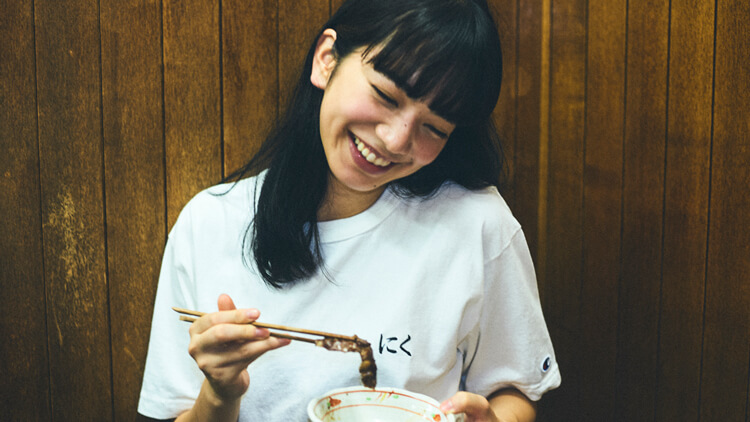
#> input picture sample.jpg, 750 x 422 px
$ python face_detection.py
#> lines starting #> are read from the running program, lines starting #| are printed output that depends on the picture; after the words box and inside, x2 and y2 are one past the last pixel; in counts of white or black regions, pixels touching at a corner belong together
import cv2

# 識別器の読み込み
face_cascade = cv2.CascadeClassifier('haarcascade_frontalface_default.xml')
eye_cascade = cv2.CascadeClassifier('haarcascade_eye.xml')

# 検出対象の読み込み
img = cv2.imread('sample.jpg')
#> img is the input picture: shape (422, 750, 3); mean B, G, R 81.8, 99.2, 109.3
# グレースケールの読み込み
gray = cv2.cvtColor(img, cv2.COLOR_BGR2GRAY)
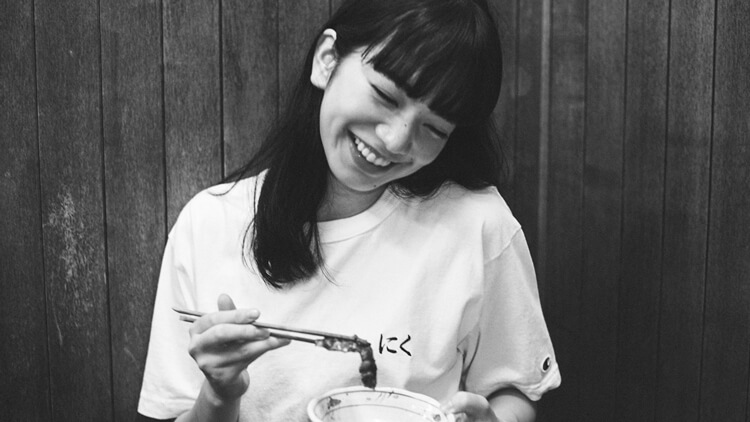
#> gray: shape (422, 750); min 6, max 255, mean 100.3

faces = face_cascade.detectMultiScale(gray)
#> faces = [[308, 80, 116, 116]]
for (x,y,w,h) in faces:
    img = cv2.rectangle(img,(x,y),(x+w,y+h),(255,0,0),2)
    roi_gray = gray[y:y+h, x:x+w]
    roi_color = img[y:y+h, x:x+w]
    eyes = eye_cascade.detectMultiScale(roi_gray)
    for (ex,ey,ew,eh) in eyes:
        cv2.rectangle(roi_color,(ex,ey),(ex+ew,ey+eh),(0,255,0),2)
#> this loop made 1 pass
#> pass 1, `img = cv2.rectangle(img,(x,y),(x+w,y+h),(255,0,0),2)`:
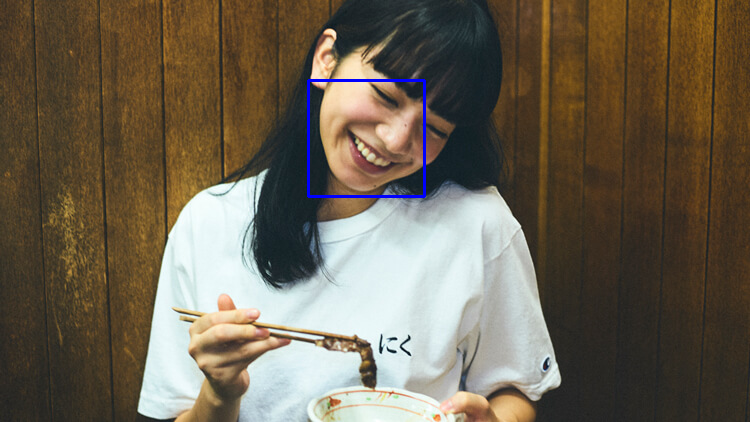
#> img: shape (422, 750, 3); 0.44% of pixels changed, all inside (x1, y1, x2, y2) = (307, 79, 426, 198)
#> pass 1, `roi_gray = gray[y:y+h, x:x+w]`:
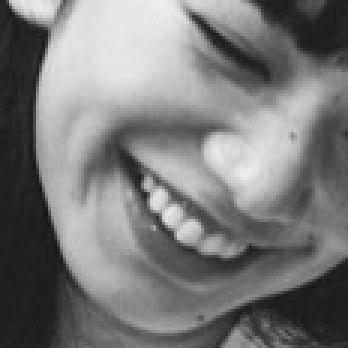
#> roi_gray: shape (116, 116) (shown 3 times larger); min 20, max 237, mean 122.1
#> pass 1, `roi_color = img[y:y+h, x:x+w]`:
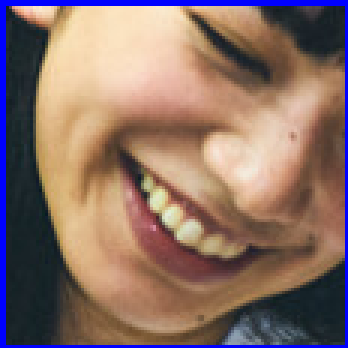
#> roi_color: shape (116, 116, 3) (shown 3 times larger); mean B, G, R 103.9, 112, 137.8

cv2.imshow('img',img)
cv2.waitKey(0)
cv2.destroyAllWindows()
